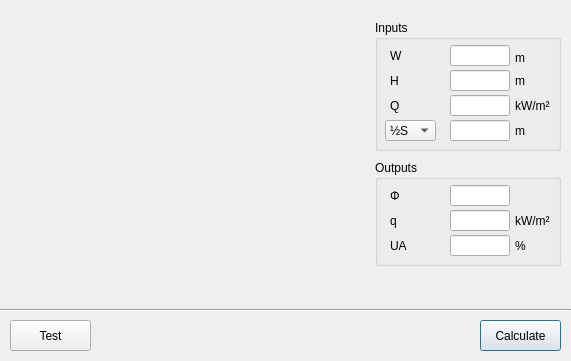
<?xml version="1.0" encoding="UTF-8"?>
<ui version="4.0">
 <class>dialog_4_2_br187_perpendicular_simple</class>
 <widget class="QDialog" name="dialog_4_2_br187_perpendicular_simple">
  <property name="geometry">
   <rect>
    <x>0</x>
    <y>0</y>
    <width>571</width>
    <height>361</height>
   </rect>
  </property>
  <property name="windowTitle">
   <string>BR 187 Thermal Radiation Calculator (Perpendicular)</string>
  </property>
  <widget class="QGroupBox" name="groupBox_2">
   <property name="geometry">
    <rect>
     <x>375</x>
     <y>160</y>
     <width>186</width>
     <height>106</height>
    </rect>
   </property>
   <property name="title">
    <string>Outputs</string>
   </property>
   <widget class="QLineEdit" name="lineEdit_out_Phi">
    <property name="geometry">
     <rect>
      <x>75</x>
      <y>25</y>
      <width>60</width>
      <height>21</height>
     </rect>
    </property>
    <property name="sizePolicy">
     <sizepolicy hsizetype="Fixed" vsizetype="Fixed">
      <horstretch>0</horstretch>
      <verstretch>0</verstretch>
     </sizepolicy>
    </property>
    <property name="minimumSize">
     <size>
      <width>0</width>
      <height>0</height>
     </size>
    </property>
    <property name="maximumSize">
     <size>
      <width>60</width>
      <height>16777215</height>
     </size>
    </property>
   </widget>
   <widget class="QLineEdit" name="lineEdit_out_q">
    <property name="geometry">
     <rect>
      <x>75</x>
      <y>50</y>
      <width>60</width>
      <height>21</height>
     </rect>
    </property>
    <property name="sizePolicy">
     <sizepolicy hsizetype="Fixed" vsizetype="Fixed">
      <horstretch>0</horstretch>
      <verstretch>0</verstretch>
     </sizepolicy>
    </property>
    <property name="minimumSize">
     <size>
      <width>0</width>
      <height>0</height>
     </size>
    </property>
    <property name="maximumSize">
     <size>
      <width>60</width>
      <height>16777215</height>
     </size>
    </property>
   </widget>
   <widget class="QLineEdit" name="lineEdit_out_S_or_UA">
    <property name="geometry">
     <rect>
      <x>75</x>
      <y>75</y>
      <width>60</width>
      <height>21</height>
     </rect>
    </property>
    <property name="sizePolicy">
     <sizepolicy hsizetype="Fixed" vsizetype="Fixed">
      <horstretch>0</horstretch>
      <verstretch>0</verstretch>
     </sizepolicy>
    </property>
    <property name="minimumSize">
     <size>
      <width>0</width>
      <height>0</height>
     </size>
    </property>
    <property name="maximumSize">
     <size>
      <width>60</width>
      <height>16777215</height>
     </size>
    </property>
   </widget>
   <widget class="QLabel" name="label_11">
    <property name="geometry">
     <rect>
      <x>15</x>
      <y>25</y>
      <width>40</width>
      <height>21</height>
     </rect>
    </property>
    <property name="sizePolicy">
     <sizepolicy hsizetype="Fixed" vsizetype="Fixed">
      <horstretch>0</horstretch>
      <verstretch>0</verstretch>
     </sizepolicy>
    </property>
    <property name="minimumSize">
     <size>
      <width>40</width>
      <height>0</height>
     </size>
    </property>
    <property name="maximumSize">
     <size>
      <width>40</width>
      <height>16777215</height>
     </size>
    </property>
    <property name="toolTip">
     <string>Solved view factor</string>
    </property>
    <property name="text">
     <string>Φ</string>
    </property>
   </widget>
   <widget class="QLabel" name="label_12">
    <property name="geometry">
     <rect>
      <x>15</x>
      <y>50</y>
      <width>40</width>
      <height>21</height>
     </rect>
    </property>
    <property name="sizePolicy">
     <sizepolicy hsizetype="Fixed" vsizetype="Fixed">
      <horstretch>0</horstretch>
      <verstretch>0</verstretch>
     </sizepolicy>
    </property>
    <property name="minimumSize">
     <size>
      <width>20</width>
      <height>0</height>
     </size>
    </property>
    <property name="maximumSize">
     <size>
      <width>40</width>
      <height>16777215</height>
     </size>
    </property>
    <property name="toolTip">
     <string>Solved heat flux at receiver surface 100 % unprotected.</string>
    </property>
    <property name="text">
     <string>q</string>
    </property>
   </widget>
   <widget class="QLabel" name="label_out_S_or_UA">
    <property name="geometry">
     <rect>
      <x>15</x>
      <y>75</y>
      <width>40</width>
      <height>21</height>
     </rect>
    </property>
    <property name="sizePolicy">
     <sizepolicy hsizetype="Fixed" vsizetype="Fixed">
      <horstretch>0</horstretch>
      <verstretch>0</verstretch>
     </sizepolicy>
    </property>
    <property name="minimumSize">
     <size>
      <width>20</width>
      <height>0</height>
     </size>
    </property>
    <property name="maximumSize">
     <size>
      <width>40</width>
      <height>16777215</height>
     </size>
    </property>
    <property name="toolTip">
     <string>Solved maximum permissible unprotected area</string>
    </property>
    <property name="text">
     <string>UA</string>
    </property>
   </widget>
   <widget class="QLabel" name="label_25">
    <property name="geometry">
     <rect>
      <x>140</x>
      <y>50</y>
      <width>50</width>
      <height>21</height>
     </rect>
    </property>
    <property name="text">
     <string>kW/m²</string>
    </property>
   </widget>
   <widget class="QLabel" name="label_out_unit_S_or_UA">
    <property name="geometry">
     <rect>
      <x>140</x>
      <y>75</y>
      <width>50</width>
      <height>21</height>
     </rect>
    </property>
    <property name="text">
     <string>%</string>
    </property>
   </widget>
  </widget>
  <widget class="QGroupBox" name="groupBox">
   <property name="geometry">
    <rect>
     <x>375</x>
     <y>20</y>
     <width>186</width>
     <height>131</height>
    </rect>
   </property>
   <property name="title">
    <string>Inputs</string>
   </property>
   <widget class="QLabel" name="label_unit_S_or_UA">
    <property name="geometry">
     <rect>
      <x>140</x>
      <y>100</y>
      <width>145</width>
      <height>21</height>
     </rect>
    </property>
    <property name="minimumSize">
     <size>
      <width>0</width>
      <height>0</height>
     </size>
    </property>
    <property name="maximumSize">
     <size>
      <width>16777215</width>
      <height>16777215</height>
     </size>
    </property>
    <property name="text">
     <string>m</string>
    </property>
   </widget>
   <widget class="QLabel" name="label_34">
    <property name="geometry">
     <rect>
      <x>140</x>
      <y>75</y>
      <width>146</width>
      <height>21</height>
     </rect>
    </property>
    <property name="minimumSize">
     <size>
      <width>0</width>
      <height>0</height>
     </size>
    </property>
    <property name="maximumSize">
     <size>
      <width>16777215</width>
      <height>16777215</height>
     </size>
    </property>
    <property name="text">
     <string>kW/m²</string>
    </property>
   </widget>
   <widget class="QLabel" name="label_33">
    <property name="geometry">
     <rect>
      <x>140</x>
      <y>50</y>
      <width>146</width>
      <height>21</height>
     </rect>
    </property>
    <property name="minimumSize">
     <size>
      <width>0</width>
      <height>0</height>
     </size>
    </property>
    <property name="maximumSize">
     <size>
      <width>16777215</width>
      <height>16777215</height>
     </size>
    </property>
    <property name="text">
     <string>m</string>
    </property>
   </widget>
   <widget class="QLabel" name="label_32">
    <property name="geometry">
     <rect>
      <x>140</x>
      <y>30</y>
      <width>146</width>
      <height>16</height>
     </rect>
    </property>
    <property name="minimumSize">
     <size>
      <width>0</width>
      <height>0</height>
     </size>
    </property>
    <property name="maximumSize">
     <size>
      <width>16777215</width>
      <height>16777215</height>
     </size>
    </property>
    <property name="text">
     <string>m</string>
    </property>
   </widget>
   <widget class="QLineEdit" name="lineEdit_W">
    <property name="geometry">
     <rect>
      <x>75</x>
      <y>25</y>
      <width>60</width>
      <height>21</height>
     </rect>
    </property>
    <property name="sizePolicy">
     <sizepolicy hsizetype="Fixed" vsizetype="Fixed">
      <horstretch>0</horstretch>
      <verstretch>0</verstretch>
     </sizepolicy>
    </property>
    <property name="minimumSize">
     <size>
      <width>0</width>
      <height>0</height>
     </size>
    </property>
    <property name="maximumSize">
     <size>
      <width>60</width>
      <height>16777215</height>
     </size>
    </property>
    <property name="baseSize">
     <size>
      <width>0</width>
      <height>0</height>
     </size>
    </property>
   </widget>
   <widget class="QLineEdit" name="lineEdit_H">
    <property name="geometry">
     <rect>
      <x>75</x>
      <y>50</y>
      <width>60</width>
      <height>21</height>
     </rect>
    </property>
    <property name="sizePolicy">
     <sizepolicy hsizetype="Fixed" vsizetype="Fixed">
      <horstretch>0</horstretch>
      <verstretch>0</verstretch>
     </sizepolicy>
    </property>
    <property name="minimumSize">
     <size>
      <width>0</width>
      <height>0</height>
     </size>
    </property>
    <property name="maximumSize">
     <size>
      <width>60</width>
      <height>16777215</height>
     </size>
    </property>
    <property name="baseSize">
     <size>
      <width>0</width>
      <height>0</height>
     </size>
    </property>
   </widget>
   <widget class="QLineEdit" name="lineEdit_S_or_UA">
    <property name="geometry">
     <rect>
      <x>75</x>
      <y>100</y>
      <width>60</width>
      <height>21</height>
     </rect>
    </property>
    <property name="sizePolicy">
     <sizepolicy hsizetype="Fixed" vsizetype="Fixed">
      <horstretch>0</horstretch>
      <verstretch>0</verstretch>
     </sizepolicy>
    </property>
    <property name="minimumSize">
     <size>
      <width>0</width>
      <height>0</height>
     </size>
    </property>
    <property name="maximumSize">
     <size>
      <width>60</width>
      <height>16777215</height>
     </size>
    </property>
    <property name="baseSize">
     <size>
      <width>0</width>
      <height>0</height>
     </size>
    </property>
   </widget>
   <widget class="QLineEdit" name="lineEdit_Q">
    <property name="geometry">
     <rect>
      <x>75</x>
      <y>75</y>
      <width>60</width>
      <height>21</height>
     </rect>
    </property>
    <property name="sizePolicy">
     <sizepolicy hsizetype="Fixed" vsizetype="Fixed">
      <horstretch>0</horstretch>
      <verstretch>0</verstretch>
     </sizepolicy>
    </property>
    <property name="minimumSize">
     <size>
      <width>0</width>
      <height>0</height>
     </size>
    </property>
    <property name="maximumSize">
     <size>
      <width>60</width>
      <height>16777215</height>
     </size>
    </property>
    <property name="baseSize">
     <size>
      <width>0</width>
      <height>0</height>
     </size>
    </property>
   </widget>
   <widget class="QComboBox" name="comboBox_S_or_UA">
    <property name="geometry">
     <rect>
      <x>10</x>
      <y>100</y>
      <width>51</width>
      <height>21</height>
     </rect>
    </property>
    <property name="sizePolicy">
     <sizepolicy hsizetype="Preferred" vsizetype="Preferred">
      <horstretch>0</horstretch>
      <verstretch>0</verstretch>
     </sizepolicy>
    </property>
    <property name="minimumSize">
     <size>
      <width>0</width>
      <height>0</height>
     </size>
    </property>
    <property name="maximumSize">
     <size>
      <width>80</width>
      <height>30</height>
     </size>
    </property>
    <item>
     <property name="text">
      <string>½S</string>
     </property>
    </item>
    <item>
     <property name="text">
      <string>UA</string>
     </property>
    </item>
   </widget>
   <widget class="QLabel" name="label_23">
    <property name="geometry">
     <rect>
      <x>15</x>
      <y>75</y>
      <width>43</width>
      <height>21</height>
     </rect>
    </property>
    <property name="sizePolicy">
     <sizepolicy hsizetype="Fixed" vsizetype="Fixed">
      <horstretch>0</horstretch>
      <verstretch>0</verstretch>
     </sizepolicy>
    </property>
    <property name="minimumSize">
     <size>
      <width>0</width>
      <height>0</height>
     </size>
    </property>
    <property name="maximumSize">
     <size>
      <width>50</width>
      <height>30</height>
     </size>
    </property>
    <property name="toolTip">
     <string>Heat flux of emitter</string>
    </property>
    <property name="text">
     <string>Q</string>
    </property>
   </widget>
   <widget class="QLabel" name="label_26">
    <property name="geometry">
     <rect>
      <x>15</x>
      <y>50</y>
      <width>43</width>
      <height>21</height>
     </rect>
    </property>
    <property name="sizePolicy">
     <sizepolicy hsizetype="Fixed" vsizetype="Fixed">
      <horstretch>0</horstretch>
      <verstretch>0</verstretch>
     </sizepolicy>
    </property>
    <property name="minimumSize">
     <size>
      <width>0</width>
      <height>0</height>
     </size>
    </property>
    <property name="maximumSize">
     <size>
      <width>50</width>
      <height>30</height>
     </size>
    </property>
    <property name="toolTip">
     <string>Height of emitter</string>
    </property>
    <property name="text">
     <string>H</string>
    </property>
   </widget>
   <widget class="QLabel" name="label_30">
    <property name="geometry">
     <rect>
      <x>15</x>
      <y>25</y>
      <width>43</width>
      <height>21</height>
     </rect>
    </property>
    <property name="minimumSize">
     <size>
      <width>0</width>
      <height>0</height>
     </size>
    </property>
    <property name="maximumSize">
     <size>
      <width>50</width>
      <height>30</height>
     </size>
    </property>
    <property name="toolTip">
     <string>Width of emitter</string>
    </property>
    <property name="text">
     <string>W</string>
    </property>
   </widget>
  </widget>
  <widget class="QPushButton" name="pushButton_calculate">
   <property name="geometry">
    <rect>
     <x>480</x>
     <y>320</y>
     <width>81</width>
     <height>31</height>
    </rect>
   </property>
   <property name="text">
    <string>Calculate</string>
   </property>
  </widget>
  <widget class="QLabel" name="label">
   <property name="geometry">
    <rect>
     <x>10</x>
     <y>10</y>
     <width>341</width>
     <height>285</height>
    </rect>
   </property>
   <property name="text">
    <string/>
   </property>
   <property name="pixmap">
    <pixmap>images/phi_calculator_perpendicular_simple_341x285.png</pixmap>
   </property>
  </widget>
  <widget class="Line" name="line">
   <property name="geometry">
    <rect>
     <x>0</x>
     <y>300</y>
     <width>571</width>
     <height>21</height>
    </rect>
   </property>
   <property name="orientation">
    <enum>Qt::Horizontal</enum>
   </property>
  </widget>
  <widget class="QPushButton" name="pushButton_test">
   <property name="geometry">
    <rect>
     <x>10</x>
     <y>320</y>
     <width>81</width>
     <height>31</height>
    </rect>
   </property>
   <property name="text">
    <string>Test</string>
   </property>
  </widget>
 </widget>
 <tabstops>
  <tabstop>lineEdit_W</tabstop>
  <tabstop>lineEdit_H</tabstop>
  <tabstop>lineEdit_Q</tabstop>
  <tabstop>comboBox_S_or_UA</tabstop>
  <tabstop>lineEdit_S_or_UA</tabstop>
  <tabstop>pushButton_calculate</tabstop>
  <tabstop>lineEdit_out_Phi</tabstop>
  <tabstop>lineEdit_out_q</tabstop>
  <tabstop>lineEdit_out_S_or_UA</tabstop>
 </tabstops>
 <resources/>
 <connections/>
</ui>
